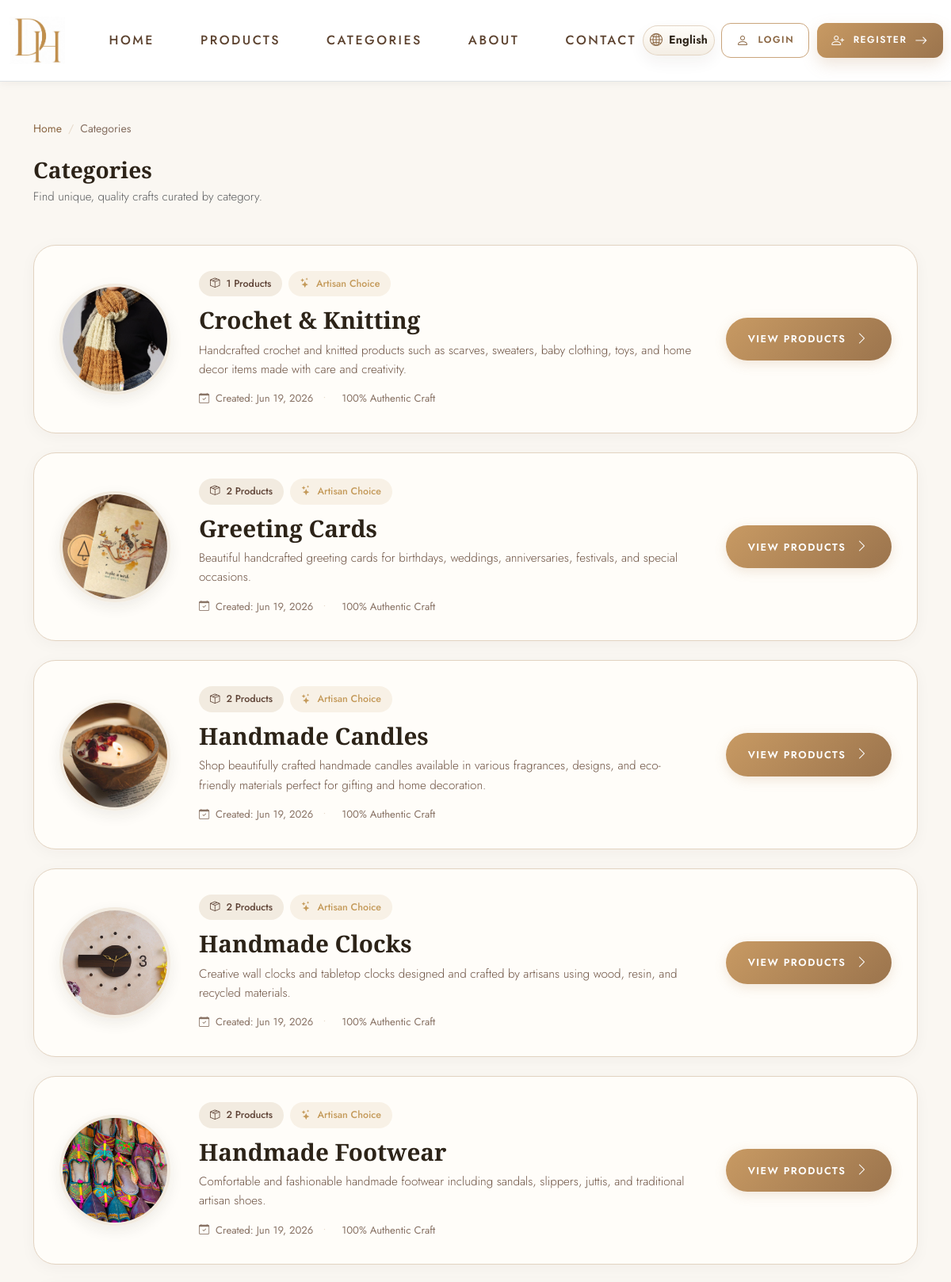
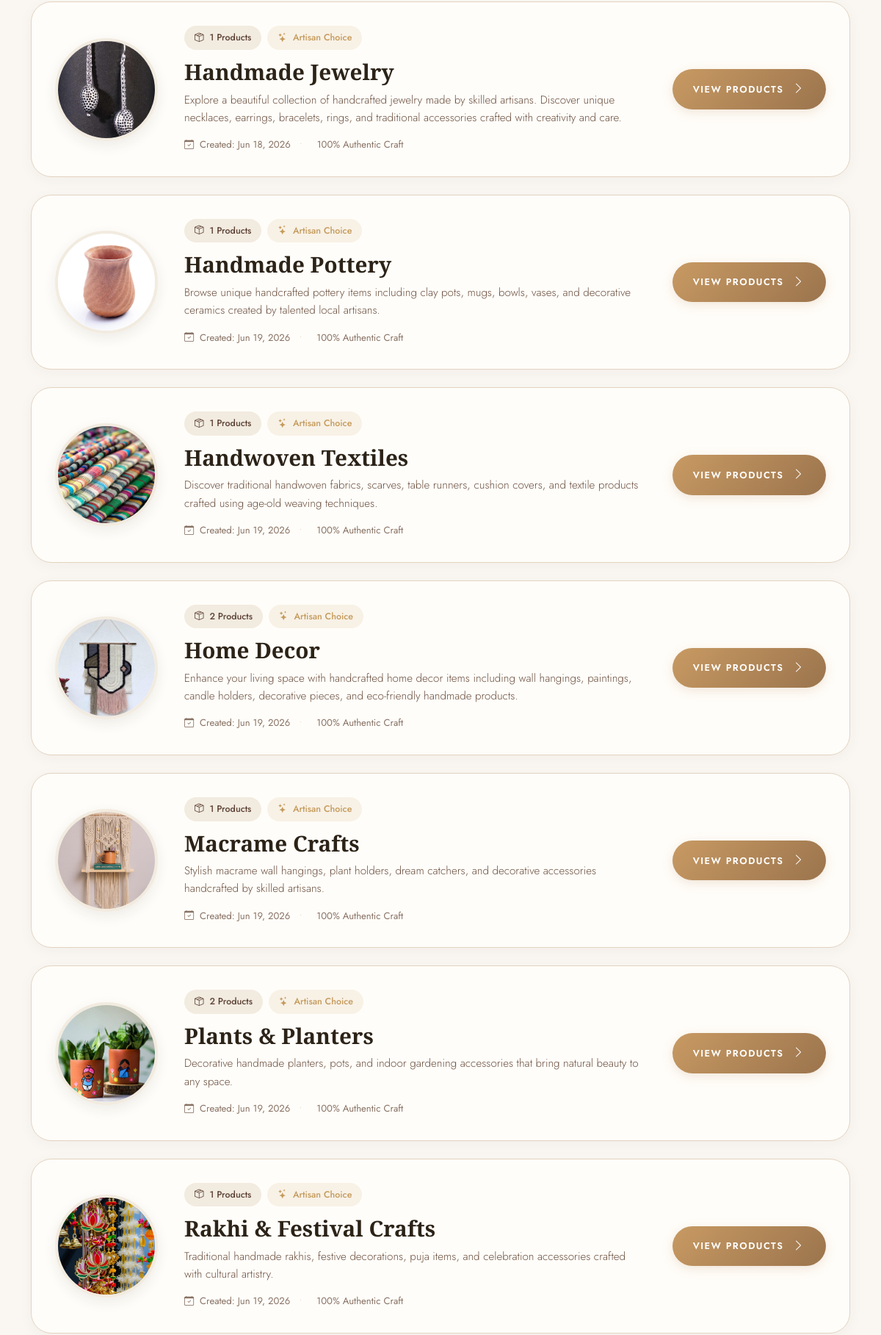
Page /categories/ (upper part) on the committed database (2 pictures, top to bottom).
### core/models.py (models this page shows, shortened)
class Category(models.Model):
    name_en = models.CharField(max_length=100)
    name_hi = models.CharField(max_length=100, blank=True, default="")
    image = models.ImageField(upload_to="category_images/", blank=True, null=True)
    description_en = models.TextField()
    description_hi = models.TextField(blank=True, default="")
    created_at = models.DateTimeField(auto_now_add=True)
    class Meta:
        ordering = ["name_en"]
        verbose_name = "Category"
        verbose_name_plural = "Categories"
    @property
    def name(self):
        from django.utils.translation import get_language
        if get_language() == "hi":
            return self.name_hi or self.name_en
        return self.name_en or self.name_hi
    @property
    def description(self):
        from django.utils.translation import get_language
        if get_language() == "hi":
            return self.description_hi or self.description_en
        return self.description_en or self.description_hi

### core/views.py (the view)
# urls.py: path("categories/", views.category_list_view, name="category_list"),
def category_list_view(request):
    categories = Category.objects.all()
    return render(request, "core/category_list.html", {"categories": categories})

### core/context_processors.py (called while the page is built)
def cart_count(request):
    registration_id = request.session.get("registration_id")
    if not registration_id:
        return {"cart_count": 0}
    quantities = Cart.objects.filter(user_id=registration_id).values_list(
        "quantity", flat=True
    )
    return {"cart_count": sum(quantities)}

def currency_context(request):
    currency = get_user_currency(request)
    return {
        "currency_code": currency["code"],
        "currency_symbol": currency["symbol"],
        "currency_rate": currency["rate"],
    }

### core/currency_utils.py (called while the page is built, shortened)
def get_user_currency(request):
    if not request:
        return {"code": "INR", "symbol": "₹", "rate": 1.0}
    if "currency_code" in request.session:
        return {
            "code": request.session["currency_code"],
            "symbol": request.session["currency_symbol"],
            "rate": request.session["currency_rate"],
        }
    registration_id = request.session.get("registration_id")
    return {"code": "INR", "symbol": "₹", "rate": 1.0}

### templates/core/category_list.html (shortened to what this page needs)
{% extends "base.html" %}
{% load i18n %}
{% block content %}
<div id="page-content" style="display:none;">
<section class="py-5">
    <div class="container">
        <nav aria-label="breadcrumb" class="mb-4">
            <ol class="breadcrumb premium-breadcrumbs mb-0">
                <li class="breadcrumb-item"><a href="/">{% translate "Home" %}</a></li>
                <li class="breadcrumb-item active" aria-current="page">{% translate "Categories" %}</li>
            </ol>
        </nav>
        <div class="d-flex flex-column flex-md-row justify-content-between align-items-md-center gap-3 mb-5">
            <div>
                <h1 class="h3 mb-1" style="font-family: var(--font-display); font-weight: 700; color: var(--brown-dark);">{% translate "Categories" %}</h1>
                <p class="text-muted mb-0">{% translate "Find unique, quality crafts curated by category." %}</p>
            </div>
        </div>
        {% if categories %}
            <div class="category-list-wrapper">
                {% for category in categories %}
                    <div class="category-row-card">
                        <div class="category-row-left">
                            <div class="category-image-circle">
                                {% if category.image %}
                                    <img src="{{ category.image.url }}" alt="{{ category.name }}">
                                {% else %}
                                    <div class="category-image-placeholder">
                                        <span>{{ category.name|slice:":1" }}</span>
                                    </div>
                                {% endif %}
                            </div>
                        </div>
                        <div class="category-row-center">
                            <div class="category-badges">
                                <span class="badge-product-count">
                                    <i class="bi bi-box-seam me-2"></i>{{ category.products.count }} {% translate "Products" %}
                                </span>
                                <span class="badge-popularity">
                                    <i class="bi bi-stars me-2"></i>{% translate "Artisan Choice" %}
                                </span>
                            </div>
                            <h2 class="category-name-heading">{{ category.name }}</h2>
                            <p class="category-description-text">{{ category.description }}</p>
                            <div class="category-meta-info">
                                <span>
                                    <i class="bi bi-calendar-check me-2"></i>{% translate "Created" %}: {{ category.created_at|date:"M d, Y" }}
                                </span>
                                <span class="meta-divider">•</span>
                                <span>
                                    {% translate "100% Authentic Craft" %}
                                </span>
                            </div>
                        </div>
                        <div class="category-row-right">
                            <a href="{% url 'core:product_list' %}?category={{ category.id }}" class="category-view-btn">
                                <span>{% translate "View Products" %}</span>
                                <i class="bi bi-chevron-right"></i>
                            </a>
                        </div>
                    </div>
                {% endfor %}
            </div>
        {% endif %}
    </div>
</section>
</div>
{% endblock %}

### static/css/style.css (style rules this page uses)
:root { --cream: #FAF7F2; --parchment: #F2EBE0; --warm-white: #FFFDF9; --sand: #E8D9C5; --brown-dark: #2C2318; --brown-mid: #5C4033; --brown-body: #6B5040; --accent: #8B6744; --accent-deep: #6D5235; --sage: #5A6E52; --gold: #C49A5A; --border: #E2D3C1; --placeholder-bg: #F0E8DC; --font-display: 'Cormorant Garamond', Georgia, serif; --font-body: 'Jost', system-ui, -apple-system, sans-serif; --radius-sm: 4px; --radius-md: 10px; --radius-lg: 18px; --shadow-soft: 0 4px 24px rgba(44, 35, 24, 0.08); --shadow-lift: 0 10px 40px rgba(44, 35, 24, 0.14); }
html, body { min-height: 100%; }
body { display: flex; flex-direction: column; color: var(--brown-dark); background-color: var(--cream); font-family: var(--font-body); font-size: 15px; line-height: 1.65; -webkit-font-smoothing: antialiased; }
h1, h2, h3, h4, h5, h6 { font-family: var(--font-display); color: var(--brown-dark); font-weight: 600; line-height: 1.2; }
p { color: var(--brown-body); font-weight: 300; }
a { color: var(--accent); transition: color 0.2s ease; }
.breadcrumb { background-color: transparent; font-family: var(--font-body); font-size: 0.8rem; }
.breadcrumb-item a { color: var(--accent); }
.breadcrumb-item.active { color: var(--brown-body); }
.breadcrumb-item + .breadcrumb-item::before { color: var(--sand); }
:root { --bs-blue: #8B6744; --bs-primary: #8B6744; --bs-primary-rgb: 139, 103, 68; --bs-btn-focus-shadow-rgb: 139, 103, 68; --bs-link-color: #8B6744; --bs-link-color-rgb: 139, 103, 68; --bs-link-hover-color: #6D5235; --bs-focus-ring-color: rgba(139, 103, 68, 0.25); }
* { -webkit-tap-highlight-color: transparent; }

### rows in the picture
Category: image (picture), products.count "1", name "Crochet & Knitting", description "Handcrafted crochet and knitted products such as scarves, sweaters, baby clothing, toys, and home decor items made with care and creativity.", created_at "Jun 19, 2026"
Category: image (picture), products.count "2", name "Greeting Cards", description "Beautiful handcrafted greeting cards for birthdays, weddings, anniversaries, festivals, and special occasions.", created_at "Jun 19, 2026"
Category: image (picture), products.count "2", name "Handmade Candles", description "Shop beautifully crafted handmade candles available in various fragrances, designs, and eco-friendly materials perfect for gifting and home decoration.", created_at "Jun 19, 2026"
Category: image (picture), products.count "2", name "Handmade Clocks", description "Creative wall clocks and tabletop clocks designed and crafted by artisans using wood, resin, and recycled materials.", created_at "Jun 19, 2026"
Category: image (picture), products.count "2", name "Handmade Footwear", description "Comfortable and fashionable handmade footwear including sandals, slippers, juttis, and traditional artisan shoes.", created_at "Jun 19, 2026"
Category: image (picture), products.count "1", name "Handmade Jewelry", description "Explore a beautiful collection of handcrafted jewelry made by skilled artisans. Discover unique necklaces, earrings, bracelets, rings, and traditional accessories crafted with creativity and care.", created_at "Jun 18, 2026"
Category: image (picture), products.count "1", name "Handmade Pottery", description "Browse unique handcrafted pottery items including clay pots, mugs, bowls, vases, and decorative ceramics created by talented local artisans.", created_at "Jun 19, 2026"
Category: image (picture), products.count "1", name "Handwoven Textiles", description "Discover traditional handwoven fabrics, scarves, table runners, cushion covers, and textile products crafted using age-old weaving techniques.", created_at "Jun 19, 2026"
Category: image (picture), products.count "2", name "Home Decor", description "Enhance your living space with handcrafted home decor items including wall hangings, paintings, candle holders, decorative pieces, and eco-friendly handmade products.", created_at "Jun 19, 2026"
Category: image (picture), products.count "1", name "Macrame Crafts", description "Stylish macrame wall hangings, plant holders, dream catchers, and decorative accessories handcrafted by skilled artisans.", created_at "Jun 19, 2026"
Category: image (picture), products.count "2", name "Plants & Planters", description "Decorative handmade planters, pots, and indoor gardening accessories that bring natural beauty to any space.", created_at "Jun 19, 2026"
Category: image (picture), products.count "1", name "Rakhi & Festival Crafts", description "Traditional handmade rakhis, festive decorations, puja items, and celebration accessories crafted with cultural artistry.", created_at "Jun 19, 2026"
